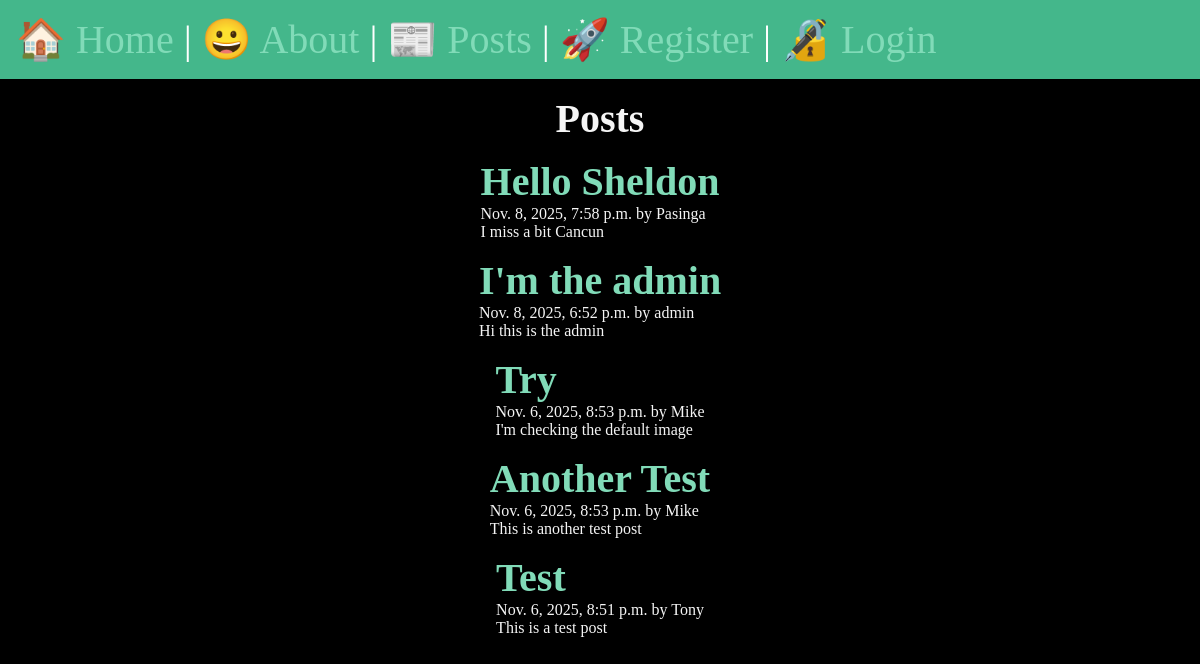
/posts/, run on the app's committed database.
### posts/models.py (models this page shows, shortened)
class Post(models.Model):
    title = models.CharField(max_length=75)
    body = models.TextField()
    slug = models.SlugField()
    date = models.DateTimeField(auto_now_add=True)
    banner = models.ImageField(default='fallback.png', blank=True)
    author = models.ForeignKey(User, on_delete=models.CASCADE, default=None)

### posts/views.py (the view)
# urls.py: path('', views.posts_list, name='list'),
def posts_list(request):
    posts = Post.objects.all().order_by('-date')
    return render(request, 'posts/posts_list.html', {'posts': posts})

### posts/templates/posts/posts_list.html (shortened to what this page needs)
{% extends "layout.html" %}
{% block content %}
<section>
    <h1>Posts</h1>
        {% for post in posts %}
            <article class="post">
                <h2>
                    <a href="{% url 'posts:page' slug=post.slug %}">
                        {{ post.title }}
                    </a>
                </h2>
                <p>{{ post.date }} by {{ post.author }}</p>
                <p>{{ post.body }}</p>
            </article>
        {% endfor %}
    </section>
{% endblock %}

### templates/layout.html (shortened to what this page needs)
<!DOCTYPE html>
{% load static %}
<html lang="en">
<head>
    <link rel="stylesheet" href="{% static 'css/style.css' %}">
</head>
<body>
    <nav>
        <a href="/">
            <span role="img" aria-label="Home" title="Home">🏠 Home</span>
        </a> |
        <a href="/about">
            <span role="img" aria-label="About" title="About">😀 About</span>
        </a> |
        <a href="{% url 'posts:list' %}">
            <span role="img" aria-label="Posts" title="Posts">📰 Posts</span>
        </a> |
        {% if user.is_authenticated %}
            <a href="{% url 'posts:new-post' %}">
                <span role="img" aria-label="New Post" title="New Post">🆕 New Post</span>
            </a> |
            <form class="logout" action="{% url 'users:logout' %}" method="post">
                {% csrf_token %}
                <button class="logout-button" aria-label="User Logout" title="User Logout">👋</button>
            </form>
        {% else %}
            <a href="{% url 'users:register' %}">
                <span role="img" aria-label="User Registration" title="User Registration">🚀 Register</span>
            </a> |
            <a href="{% url 'users:login' %}">
                <span role="img" aria-label="User Login" title="User Login">🔏 Login</span>
            </a>
        {% endif %}
    </nav>
    <main>
        {% block content %}{% endblock %}
    </main>
</body>
</html>

### static/css/style.css (style rules this page uses)
* { margin: 0; padding: 0; box-sizing: border-box; }
body { min-height: 100vh; background-color: black; color: whitesmoke; font-size: 3rem; }
nav { padding: 1rem; background-color: #44B78B; color: white; font-size: 2.5rem; }
main { padding: 1rem; }
section { display: flex; flex-flow: column; gap: 1rem; align-items: center; margin: 0 auto; }
h1, h2 { font-size: 2.5rem; }
p { font-size: 1rem; }
a { text-decoration: none; color: #81dbb8; }

### data on the page
Post: title "Hello Sheldon", date "Nov. 8, 2025, 7:58 p.m.", author "Pasinga", body "I miss a bit Cancun"
Post: title "I'm the admin", date "Nov. 8, 2025, 6:52 p.m.", author "admin", body "Hi this is the admin"
Post: title "Try", date "Nov. 6, 2025, 8:53 p.m.", author "Mike", body "I'm checking the default image"
Post: title "Another Test", date "Nov. 6, 2025, 8:53 p.m.", author "Mike", body "This is another test post"
Post: title "Test", date "Nov. 6, 2025, 8:51 p.m.", author "Tony", body "This is a test post"
